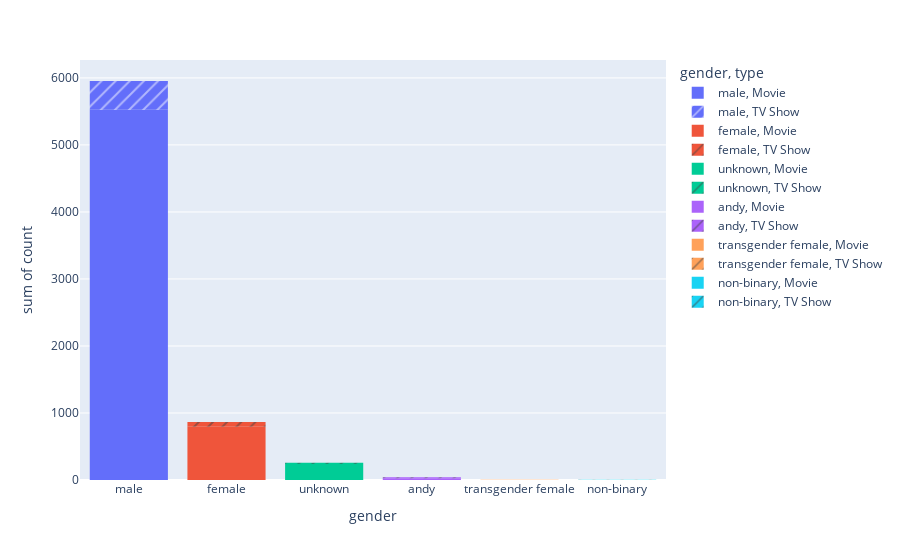

Notebook source saved alongside this figure:
### Code cell
fig = px.histogram(df_new, x="gender", y="count", color="gender", pattern_shape="type")
fig.show()

### Figure 1 — Plotly figure (JSON) as saved in the notebook; plotly's stock layout.template omitted (floating-point values rounded to 4 significant figures)
{"data": [{"alignmentgroup": "True", "bingroup": "x", "histfunc": "sum", "hovertemplate": "gender=%{x}<br>type=Movie<br>sum of count=%{y}<extra></extra>", "legendgroup": "male, Movie", "marker": {"color": "#636efa", "pattern": {"shape": ""}}, "name": "male, Movie", "offsetgroup": "male, Movie", "orientation": "v", "showlegend": true, "type": "histogram", "x": ["male"], "xaxis": "x", "y": [5524], "yaxis": "y"}, {"alignmentgroup": "True", "bingroup": "x", "histfunc": "sum", "hovertemplate": "gender=%{x}<br>type=TV Show<br>sum of count=%{y}<extra></extra>", "legendgroup": "male, TV Show", "marker": {"color": "#636efa", "pattern": {"shape": "/"}}, "name": "male, TV Show", "offsetgroup": "male, TV Show", "orientation": "v", "showlegend": true, "type": "histogram", "x": ["male"], "xaxis": "x", "y": [430], "yaxis": "y"}, {"alignmentgroup": "True", "bingroup": "x", "histfunc": "sum", "hovertemplate": "gender=%{x}<br>type=Movie<br>sum of count=%{y}<extra></extra>", "legendgroup": "female, Movie", "marker": {"color": "#EF553B", "pattern": {"shape": ""}}, "name": "female, Movie", "offsetgroup": "female, Movie", "orientation": "v", "showlegend": true, "type": "histogram", "x": ["female"], "xaxis": "x", "y": [794], "yaxis": "y"}, {"alignmentgroup": "True", "bingroup": "x", "histfunc": "sum", "hovertemplate": "gender=%{x}<br>type=TV Show<br>sum of count=%{y}<extra></extra>", "legendgroup": "female, TV Show", "marker": {"color": "#EF553B", "pattern": {"shape": "/"}}, "name": "female, TV Show", "offsetgroup": "female, TV Show", "orientation": "v", "showlegend": true, "type": "histogram", "x": ["female"], "xaxis": "x", "y": [72], "yaxis": "y"}, {"alignmentgroup": "True", "bingroup": "x", "histfunc": "sum", "hovertemplate": "gender=%{x}<br>type=Movie<br>sum of count=%{y}<extra></extra>", "legendgroup": "unknown, Movie", "marker": {"color": "#00cc96", "pattern": {"shape": ""}}, "name": "unknown, Movie", "offsetgroup": "unknown, Movie", "orientation": "v", "showlegend": true, "type": "histogram", "x": ["unknown"], "xaxis": "x", "y": [239], "yaxis": "y"}, {"alignmentgroup": "True", "bingroup": "x", "histfunc": "sum", "hovertemplate": "gender=%{x}<br>type=TV Show<br>sum of count=%{y}<extra></extra>", "legendgroup": "unknown, TV Show", "marker": {"color": "#00cc96", "pattern": {"shape": "/"}}, "name": "unknown, TV Show", "offsetgroup": "unknown, TV Show", "orientation": "v", "showlegend": true, "type": "histogram", "x": ["unknown"], "xaxis": "x", "y": [17], "yaxis": "y"}, {"alignmentgroup": "True", "bingroup": "x", "histfunc": "sum", "hovertemplate": "gender=%{x}<br>type=Movie<br>sum of count=%{y}<extra></extra>", "legendgroup": "andy, Movie", "marker": {"color": "#ab63fa", "pattern": {"shape": ""}}, "name": "andy, Movie", "offsetgroup": "andy, Movie", "orientation": "v", "showlegend": true, "type": "histogram", "x": ["andy"], "xaxis": "x", "y": [26], "yaxis": "y"}, {"alignmentgroup": "True", "bingroup": "x", "histfunc": "sum", "hovertemplate": "gender=%{x}<br>type=TV Show<br>sum of count=%{y}<extra></extra>", "legendgroup": "andy, TV Show", "marker": {"color": "#ab63fa", "pattern": {"shape": "/"}}, "name": "andy, TV Show", "offsetgroup": "andy, TV Show", "orientation": "v", "showlegend": true, "type": "histogram", "x": ["andy"], "xaxis": "x", "y": [15], "yaxis": "y"}, {"alignmentgroup": "True", "bingroup": "x", "histfunc": "sum", "hovertemplate": "gender=%{x}<br>type=Movie<br>sum of count=%{y}<extra></extra>", "legendgroup": "transgender female, Movie", "marker": {"color": "#FFA15A", "pattern": {"shape": ""}}, "name": "transgender female, Movie", "offsetgroup": "transgender female, Movie", "orientation": "v", "showlegend": true, "type": "histogram", "x": ["transgender female"], "xaxis": "x", "y": [4], "yaxis": "y"}, {"alignmentgroup": "True", "bingroup": "x", "histfunc": "sum", "hovertemplate": "gender=%{x}<br>type=TV Show<br>sum of count=%{y}<extra></extra>", "legendgroup": "transgender female, TV Show", "marker": {"color": "#FFA15A", "pattern": {"shape": "/"}}, "name": "transgender female, TV Show", "offsetgroup": "transgender female, TV Show", "orientation": "v", "showlegend": true, "type": "histogram", "x": ["transgender female"], "xaxis": "x", "y": [0], "yaxis": "y"}, {"alignmentgroup": "True", "bingroup": "x", "histfunc": "sum", "hovertemplate": "gender=%{x}<br>type=Movie<br>sum of count=%{y}<extra></extra>", "legendgroup": "non-binary, Movie", "marker": {"color": "#19d3f3", "pattern": {"shape": ""}}, "name": "non-binary, Movie", "offsetgroup": "non-binary, Movie", "orientation": "v", "showlegend": true, "type": "histogram", "x": ["non-binary"], "xaxis": "x", "y": [1], "yaxis": "y"}, {"alignmentgroup": "True", "bingroup": "x", "histfunc": "sum", "hovertemplate": "gender=%{x}<br>type=TV Show<br>sum of count=%{y}<extra></extra>", "legendgroup": "non-binary, TV Show", "marker": {"color": "#19d3f3", "pattern": {"shape": "/"}}, "name": "non-binary, TV Show", "offsetgroup": "non-binary, TV Show", "orientation": "v", "showlegend": true, "type": "histogram", "x": ["non-binary"], "xaxis": "x", "y": [1], "yaxis": "y"}], "layout": {"barmode": "relative", "legend": {"title": {"text": "gender, type"}, "tracegroupgap": 0}, "margin": {"t": 60}, "xaxis": {"anchor": "y", "categoryarray": ["male", "female", "unknown", "andy", "transgender female", "non-binary"], "categoryorder": "array", "domain": [0, 1], "title": {"text": "gender"}}, "yaxis": {"anchor": "x", "domain": [0, 1], "title": {"text": "sum of count"}}}}
